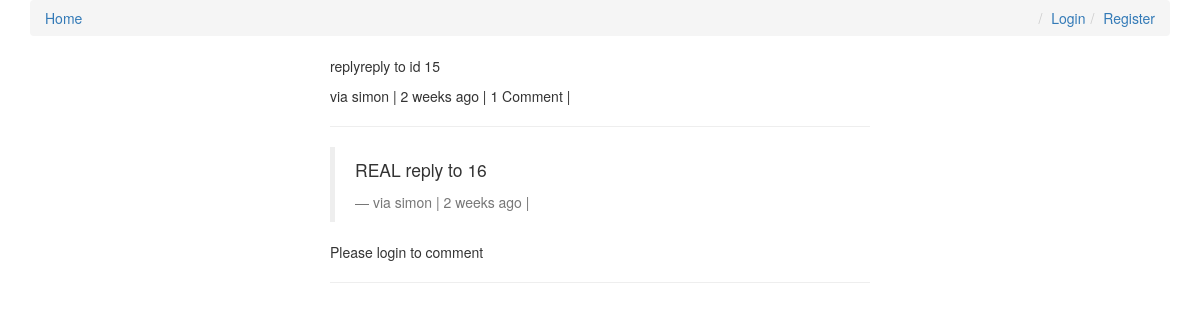
Before: /comments/16/ with the older database file.
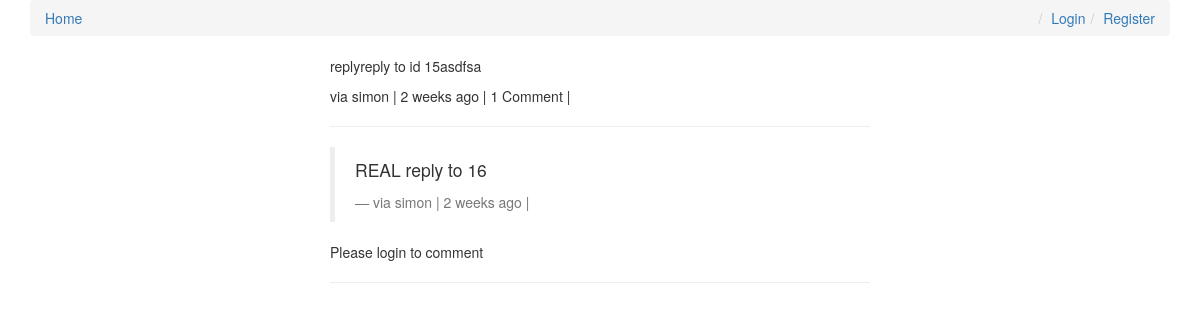
After: the same page with the newer database file.
### comments/models.py (models this page shows, shortened)
class Comment(models.Model):
    user = models.ForeignKey(settings.AUTH_USER_MODEL, default=1)
    content_type = models.ForeignKey(ContentType, on_delete=models.CASCADE)
    object_id = models.PositiveIntegerField()
    content_object = GenericForeignKey('content_type', 'object_id')
    parent = models.ForeignKey("self", null=True, blank=True)
    content         = models.TextField()
    timestamp       = models.DateTimeField(auto_now_add=True)
    objects = CommentManager()
    class Meta:
        ordering = ['-timestamp']
    def children(self):
        return Comment.objects.filter(parent=self)
    @property
    def is_parent(self):
        if self.parent is not None:
            return False
        return True

### comments/views.py (the view, shortened to what this page needs)
# urls.py: url(r'^(?P<id>\d+)/$', comment_thread, name='thread'),
def comment_thread(request, id):
    try:
        obj = Comment.objects.get(id=id)
    except:
        raise Http404
    if not obj.is_parent:
        obj = obj.parent
    content_object = obj.content_object #samesame: the Post that the comment is on
    content_id = obj.content_object.id
    initial_data = {
        "content_type": obj.content_type,
        "object_id": obj.object_id
    }
    form = CommentForm(request.POST or None, initial=initial_data)
    print(dir(form))
    print(form.errors)
    context = {
        'comment': obj,
        'form': form,
    }
    return render(request, "comment_thread.html", context)

### templates/comment_thread.html (shortened to what this page needs)
{% extends "base.html" %}
{% load urlify %}
{% load crispy_forms_tags %}
{% block content %}
<div class='col-sm-6 col-sm-offset-3'>
        <p>{{ comment.content }}</p>
        <footer>via {{comment.user}} | {{comment.timestamp|timesince}} ago | {% if comment.children.count > 0 %} {{comment.children.count}} Comment | {% endif %} </footer>
<hr>
        <div>
            {% for child_comment in comment.children %}
                <blockquote>
                    <p>{{ child_comment.content }}</p>
                    <footer>via {{child_comment.user}} | {{child_comment.timestamp|timesince}} ago | {% if request.user == child_comment.user %}<a href='{{ child_comment.get_delete_url }}'>Delete</a>{% endif %}</footer>
                </blockquote>
            {% endfor %}
        </div>
        {% if request.user.is_authenticated %}
        <form method="POST" action="."> {% csrf_token %}
            {{ form|crispy }}
            <input type="hidden" name="parent_id" value="{{ comment.id }}">
            <input type='submit' value='Reply' class='btn btn-default'>
        </form>
        {% else %}
        <p>Please login to comment</p>
        {% endif %}
    <hr>
</div>
{% endblock content %}

### templates/base.html (shortened to what this page needs)
{% load staticfiles %}
<html>
<head>
<link rel="stylesheet" href="https://maxcdn.bootstrapcdn.com/bootstrap/3.3.6/css/bootstrap.min.css">
<link rel="stylesheet" href="https://maxcdn.bootstrapcdn.com/bootstrap/3.3.6/css/bootstrap-theme.min.css">
<link rel='stylesheet' href='{% static "css/base.css" %}' />
</head>
<body>
<div class='container'>
    <ol class="breadcrumb">
        <li><a href="{% url 'posts:list' %}">Home</a></li>
        {% if not request.user.is_authenticated %}
        <li class="pull-right"><a href="{% url 'register' %}">Register</a></li>
        <li class="pull-right"><a href="{% url 'login' %}">Login</a></li>
        {% else %}
        <li class="pull-right"><a href="{% url 'logout' %}">Logout</a></li>
        {% endif %}
    </ol>
{% block content %}{% endblock content %}
</div>
</body>
</html>

Changed rows visible on the page:
changed Comment: content "replyreply to id 15" → "replyreply to id 15asdfsa"
